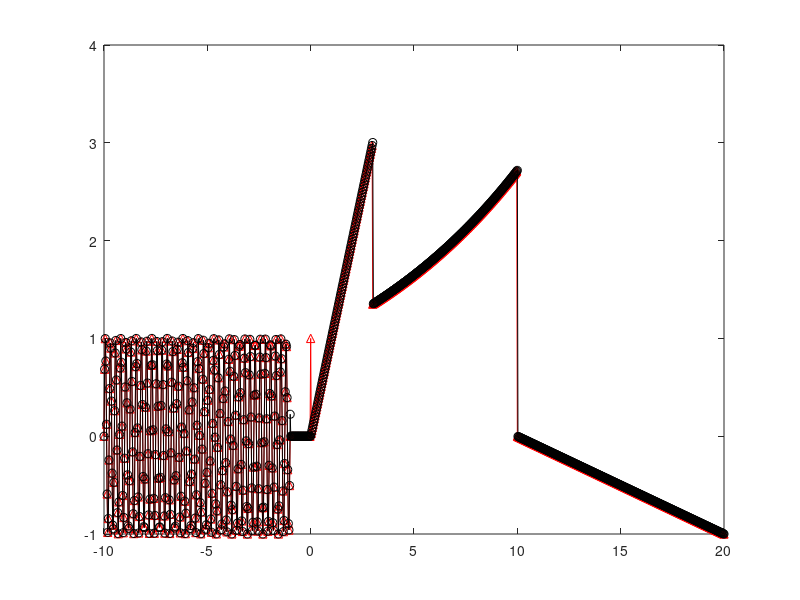

The MATLAB source for this figure:

% 1000 values between -10 and 20
x = linspace(-10,20,1000);
y = zeros(size(x));

for i = 1:length(x)

    %piece1
    if x(i) < -1
        y(i) = sin(2*pi*x(i)*4);

    % piece 2
    elseif x(i)>-1 && x(i)<0
        y(i) = 0
    
    % piece 3

    elseif x(i)>0 && x(i)<3
        y(i) = x(i);

    %piece 4

    elseif x(i) > 3 && x(i) <10
        y(i)=exp(x(i)/10);

    else
        y(i) = 1 - (x(i)/10);
    end
end

figure(1), clf 
plot(x,y,'r-^')


% using dsearchn

t = [ 1 3 4 5 6 7]

% get number 4 index
find(t==4)

% get number closest to 4.01
find(t==4.01) % fail doesnt work

idx = dsearchn(t',4.01)
idx = dsearchn(t',[4.01 4 6.999]')

t(idx)

% no more loops...
% 1000 values
xidx = dsearchn(x', [-1 0 3 10]')

y(1:xidx(1)) = sin(2*pi*4* x(1:xidx(1)) );

y(xidx(1)+1:xidx(2)) = 0;

y(xidx(2)+1:xidx(3) ) = x(xidx(2)+1:xidx(3));

y(xidx(3)+1:xidx(4)) = exp( x(xidx(3)+1:xidx(4))/10);

y(xidx(4)+1:end) = 1 - x(xidx(4)+1:end)/10;

hold on
plot(x,y,'ko-')